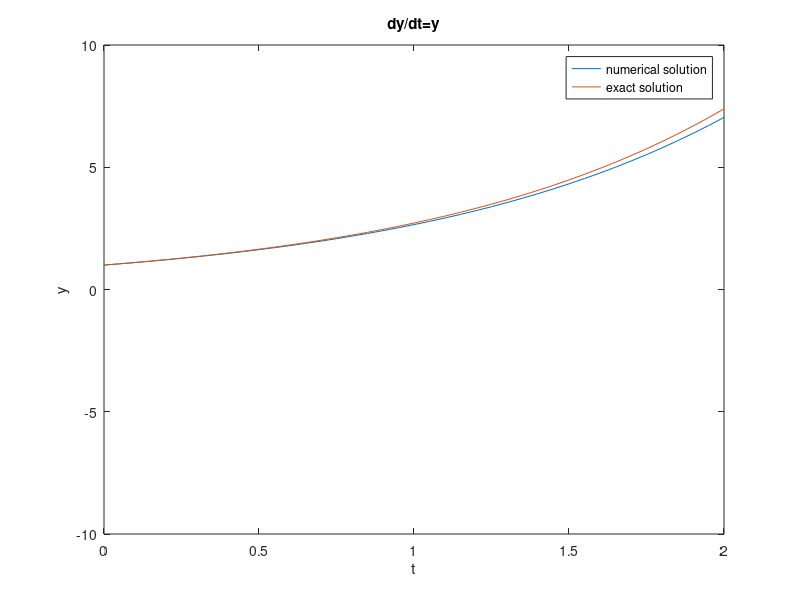
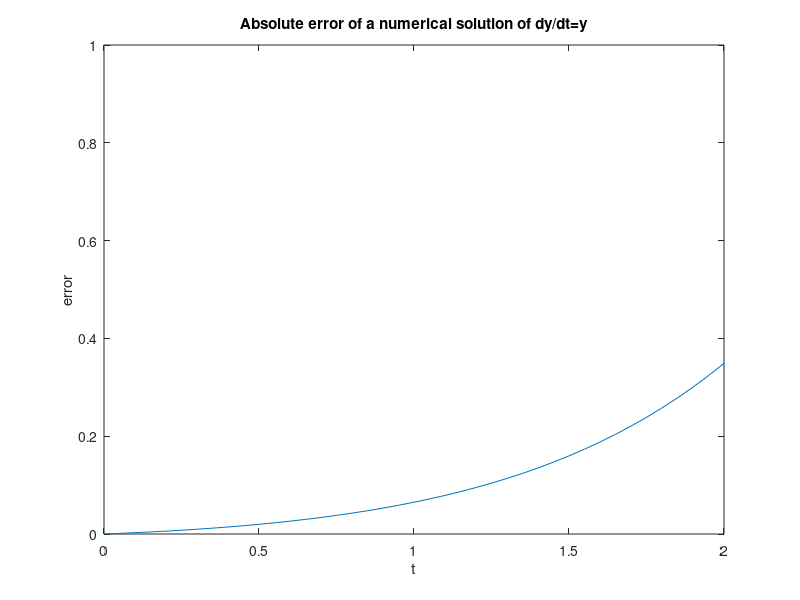

Source code (MATLAB) for these figures, in order:
clear all
close all
t0=0.0;       
tmax=2.0;
N=40;
y0=1.0;          % initial value
dt=(tmax-t0)/N   % size of dt
t(1)=t0;
y(1)=y0;   % Initial value of approximation
ye(1)=y0;  % Initial value of exact function
error(1)=0.0;  % Error of approximation

for n=1:N
t(n+1)=t(n)+dt;
y(n+1)=y(n)+dt*y(n);            % Euler's method approximation
ye(n+1)=y0*exp(t(n+1));         % Exact function
error(n+1)=abs(y(n+1)-ye(n+1)); % Error of approximation
end

figure(1)
plot(t,y)
hold on
plot(t,ye)
xlabel('t')
ylabel('y')
title('dy/dt=y')
ylim([-10,10])
xlim([0,tmax])
legend('numerical solution','exact solution')

figure(2)
plot(t,error)
xlabel('t')
ylabel('error')
title('Absolute error of a numerical solution of dy/dt=y')
ylim([0,1])
xlim([0,tmax])
